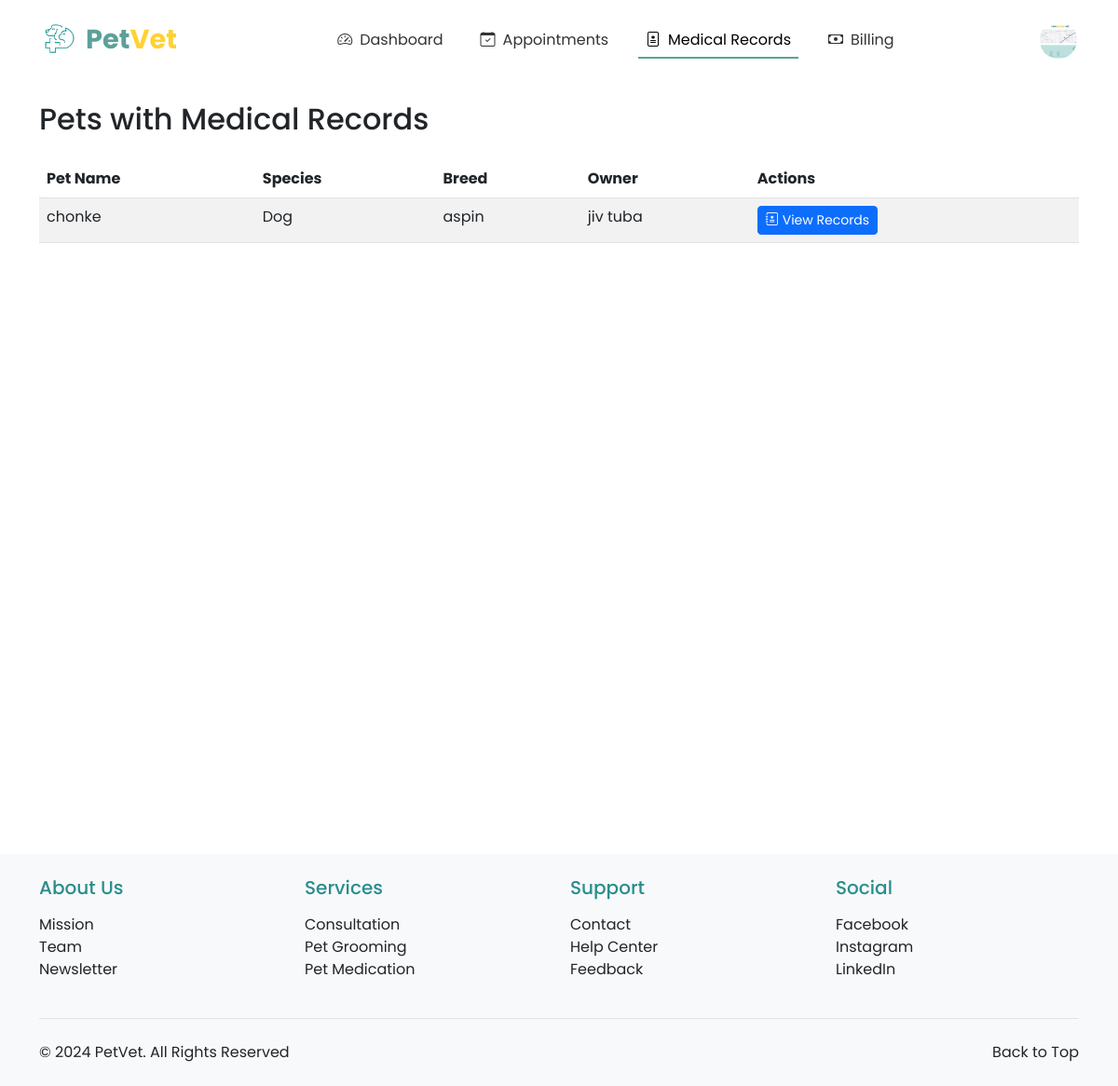
/vet/medical-records/ (signed in), run on the app's committed database.
### registration_login/models.py (models this page shows, shortened)
class Profile(models.Model):
    PAYMENT_CHOICES = [
        ('CASH', 'Cash'),
        ('CARD', 'Credit/Debit Card'),
        ('GCASH', 'GCash'),
        ('MAYA', 'Maya'),
    ]
    ROLE_CHOICES = [
        ('OWNER', 'Pet Owner'),
        ('VET', 'Veterinarian'),
    ]
    user = models.OneToOneField(User, on_delete=models.CASCADE, primary_key=True)
    profile_picture = models.ImageField(upload_to='profile_pics/', default='profile_pics/profile.png')
    first_name = models.CharField(max_length=50)
    last_name = models.CharField(max_length=50)
    address = models.CharField(max_length=200, blank=True, null=True)
    contact_number = models.CharField(max_length=15, blank=True, null=True)
    preferred_payment = models.CharField(max_length=10, choices=PAYMENT_CHOICES, default='CASH')
    card_number = models.CharField(max_length=16, blank=True, null=True)
    card_expiry = models.CharField(max_length=5, blank=True, null=True)
    ewallet_number = models.CharField(max_length=15, blank=True, null=True)
    role = models.CharField(max_length=10, choices=ROLE_CHOICES, default='OWNER')
    phone_number = models.CharField(max_length=20, null=True, blank=True)
    created_at = models.DateTimeField(auto_now_add=True)
    updated_at = models.DateTimeField(auto_now=True)

### pet_registration/models.py (models this page shows, shortened)
class Pet(models.Model):
    owner = models.ForeignKey(User, on_delete=models.CASCADE, related_name='pets')
    pet_id = models.CharField(max_length=20, unique=True)
    pet_name = models.CharField(max_length=50)
    breed = models.CharField(max_length=50)
    species = models.CharField(max_length=50)
    sex = models.CharField(max_length=10, choices=[('Male', 'Male'), ('Female', 'Female'), ('Unknown', 'Unknown')])
    weight = models.DecimalField(max_digits=5, decimal_places=2)
    birthday = models.DateField()
    pet_description = models.TextField(blank=True, null=True)
    image_url = models.ImageField(upload_to='pet_images/', blank=True, null=True)
    primary_veterinarian = models.ForeignKey('veterinarians.VeterinarianProfile',
        on_delete=models.SET_NULL,
        null=True,
        blank=True,
        related_name='primary_pets'
    )

### veterinarians/views.py (the view)
# urls.py: path('medical-records/', views.medical_records_list, name='medical_records_list'),
@login_required
@user_passes_test(is_veterinarian)
def medical_records_list(request):
    try:
        vet_profile = VeterinarianProfile.objects.get(profile=request.user.profile)
    except VeterinarianProfile.DoesNotExist:
        messages.error(request, 'Veterinarian profile not found.')
        return redirect('veterinarians:dashboard')
    pets_with_records = Pet.objects.filter(
        medical_records__veterinarian=vet_profile
    ).distinct()
    return render(request, 'veterinarians/medical_records_list.html', {
        'pets': pets_with_records
    })

### veterinarians/views.py (called while the page is built)
def is_veterinarian(user):
    return user.profile.role == 'VET'

### veterinarians/templates/veterinarians/medical_records_list.html (shortened to what this page needs)
{% extends 'base.html' %}
{% load crispy_forms_tags %}
{% block nav_medical_records %}active{% endblock %}
{% block content %}
<div class="container mt-4">
    <div class="row">
        <div class="col-md-12">
            <h2 class="mb-4">Pets with Medical Records</h2>
            {% if pets %}
                <div class="table-responsive">
                    <table class="table table-striped table-hover">
                        <thead>
                            <tr>
                                <th>Pet Name</th>
                                <th>Species</th>
                                <th>Breed</th>
                                <th>Owner</th>
                                <th>Actions</th>
                            </tr>
                        </thead>
                        <tbody>
                            {% for pet in pets %}
                            <tr>
                                <td>{{ pet.pet_name }}</td>
                                <td>{{ pet.species }}</td>
                                <td>{{ pet.breed }}</td>
                                <td>{{ pet.owner.get_full_name }}</td>
                                <td>
                                    <a href="{% url 'veterinarians:pet_medical_records' pet_id=pet.pet_id %}" class="btn btn-sm btn-primary">
                                        <i class="bi bi-journal-medical me-1"></i>View Records
                                    </a>
                                </td>
                            </tr>
                            {% endfor %}
                        </tbody>
                    </table>
                </div>
            {% else %}
                <div class="alert alert-info">
                    No medical records found for any pets.
                </div>
            {% endif %}
        </div>
    </div>
</div>
{% endblock %}

### appointments/templates/base.html (shortened to what this page needs)
<!DOCTYPE html>
<html lang="en">
<head>
    {% load static %}
    <link href="https://cdn.jsdelivr.net/npm/bootstrap@5.3.0/dist/css/bootstrap.min.css" rel="stylesheet">
    <link rel="stylesheet" href="https://cdn.jsdelivr.net/npm/bootstrap-icons@1.11.2/font/bootstrap-icons.css">
</head>
<body>
    <nav class="navbar navbar-expand-lg navbar-light bg-white">
        <div class="container-fluid">
            <a class="navbar-brand d-flex align-items-center" href="{% url 'homepage:index' %}">
                <img src="{% static 'images/toplogo.png' %}" alt="PetVet Logo" class="me-2">
                <span class="logo-text">
                    <span class="logo-text-pet">Pet</span><span class="logo-text-vet">Vet</span>
                </span>
            </a>
            <div class="collapse navbar-collapse justify-content-center" id="navbarNav">
                <ul class="navbar-nav">
                    {% if user.is_authenticated %}
                        {% if user.profile.role == 'VET' %}
                            <li class="nav-item">
                                <a class="nav-link {% block nav_dashboard %}{% endblock %}" href="{% url 'veterinarians:dashboard' %}">
                                    <i class="bi bi-speedometer2 nav-icon"></i>Dashboard
                                </a>
                            </li>
                            <li class="nav-item">
                                <a class="nav-link {% block nav_appointments %}{% endblock %}" href="{% url 'veterinarians:appointment_list' %}">
                                    <i class="bi bi-calendar-check nav-icon"></i>Appointments
                                </a>
                            </li>
                            <li class="nav-item">
                                <a class="nav-link {% block nav_medical_records %}{% endblock %}" href="{% url 'veterinarians:medical_records_list' %}">
                                    <i class="bi bi-file-medical nav-icon"></i>Medical Records
                                </a>
                            </li>
                            <li class="nav-item">
                                <a class="nav-link {% block nav_billing %}{% endblock %}" href="{% url 'veterinarians:billing_management' %}">
                                    <i class="bi bi-cash nav-icon"></i>Billing
                                </a>
                            </li>
                        {% endif %}
                    {% endif %}
                </ul>
            </div>
            <div class="d-flex align-items-center">
                {% if user.is_authenticated %}
                    <div class="dropdown">
                        <img src="{{ user.profile.profile_picture.url }}" alt="Profile" class="profile-image" role="button" data-bs-toggle="dropdown" aria-expanded="false">
                    </div>
                {% else %}
                    <a href="{% url 'registration_login:my_login' %}" class="btn btn-auth-primary me-2">Login</a>
                    <a href="{% url 'registration_login:register' %}" class="btn btn-auth-outline">Register</a>
                {% endif %}
            </div>
        </div>
    </nav>
    <main>
        {% block content %}{% endblock %}
    </main>
    <footer class="bg-light py-4">
        <div class="container">
            <div class="row g-4">
                <div class="col-lg-3 col-md-6">
                    <h5 class="mb-3" style="color: #2A8D8D;">About Us</h5>
                    <ul class="list-unstyled">
                        <li><a href="{% url 'homepage:about_us' %}#mission" class="text-decoration-none text-dark">Mission</a></li>
                        <li><a href="{% url 'homepage:about_us' %}#team" class="text-decoration-none text-dark">Team</a></li>
                        <li><a href="{% url 'homepage:about_us' %}#newsletter" class="text-decoration-none text-dark">Newsletter</a></li>
                    </ul>
                </div>
                <div class="col-lg-3 col-md-6">
                    <h5 class="mb-3" style="color: #2A8D8D;">Services</h5>
                    <ul class="list-unstyled">
                        <li><a href="{% url 'homepage:index' %}#services" class="text-decoration-none text-dark">Consultation</a></li>
                        <li><a href="{% url 'homepage:index' %}#services" class="text-decoration-none text-dark">Pet Grooming</a></li>
                        <li><a href="{% url 'homepage:index' %}#services" class="text-decoration-none text-dark">Pet Medication</a></li>
                    </ul>
                </div>
                <div class="col-lg-3 col-md-6">
                    <h5 class="mb-3" style="color: #2A8D8D;">Support</h5>
                    <ul class="list-unstyled">
                        <li><a href="{% url 'homepage:about_us' %}#contact" class="text-decoration-none text-dark">Contact</a></li>
                        <li><a href="{% url 'homepage:about_us' %}#help" class="text-decoration-none text-dark">Help Center</a></li>
                        <li><a href="{% url 'homepage:about_us' %}#feedback" class="text-decoration-none text-dark">Feedback</a></li>
                    </ul>
                </div>
                <div class="col-lg-3 col-md-6">
                    <h5 class="mb-3" style="color: #2A8D8D;">Social</h5>
                    <ul class="list-unstyled">
                        <li><a href="https://facebook.com" target="_blank" class="text-decoration-none text-dark">Facebook</a></li>
                        <li><a href="https://instagram.com" target="_blank" class="text-decoration-none text-dark">Instagram</a></li>
                        <li><a href="https://linkedin.com" target="_blank" class="text-decoration-none text-dark">LinkedIn</a></li>
                    </ul>
                </div>
            </div>
            <div class="border-top mt-4 pt-4">
                <div class="container px-0">
                    <div class="row">
                        <div class="col-md">
                            <p class="mb-0 text-dark">&copy; 2024 PetVet. All Rights Reserved</p>
                        </div>
                        <div class="col-md text-md-end">
                            <a href="#" class="text-decoration-none text-dark" id="back-to-top">Back to Top</a>
                        </div>
                    </div>
                </div>
            </div>
        </div>
    </footer>
</body>
</html>

### appointments/templates/base.html (style rules this page uses)
:root { --primary-color: #5BA199; --secondary-color: #FFD233; --light-cream: #FFF9EA; }
body { font-family: 'Poppins', sans-serif; min-height: 100vh; display: flex; flex-direction: column; }
main { min-height: 100vh; }
footer { margin-top: 2rem; }
.navbar { padding: 1rem 2rem; }
.navbar-brand img { height: 40px; }
.nav-link { color: #333; position: relative; padding: 0.5rem 1.5rem; margin: 0 0.5rem; }
.nav-link.active { color: var(--primary-color); }
.nav-link.active::after { content: ''; position: absolute; bottom: 0; left: 0; width: 100%; height: 2px; background-color: var(--primary-color); }
.navbar-nav { gap: 0.5rem; }
.profile-image { width: 40px; height: 40px; border-radius: 50%; object-fit: cover; cursor: pointer; }
.logo-text { font-size: 1.8rem; font-weight: 700; }
.logo-text-pet { color: var(--primary-color); }
.logo-text-vet { color: var(--secondary-color); }
.nav-icon { margin-right: 0.5rem; }

### data on the page
Pet: pet_name "chonke", species "Dog", breed "aspin", owner.get_full_name "jiv tuba"
